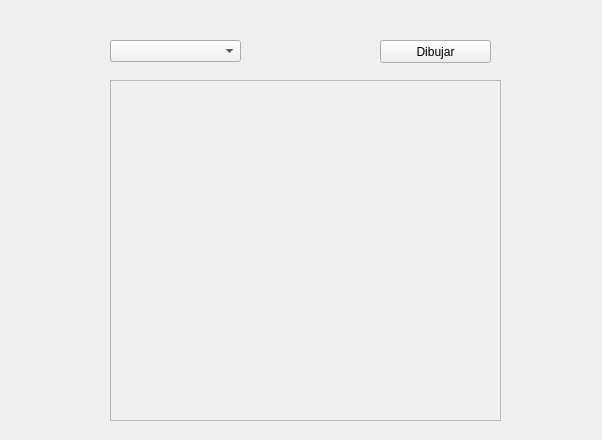
<?xml version="1.0" encoding="UTF-8"?>
<ui version="4.0">
 <class>ventanG</class>
 <widget class="QMainWindow" name="ventanG">
  <property name="geometry">
   <rect>
    <x>0</x>
    <y>0</y>
    <width>602</width>
    <height>440</height>
   </rect>
  </property>
  <property name="windowTitle">
   <string>MainWindow</string>
  </property>
  <widget class="QWidget" name="centralwidget">
   <widget class="QFrame" name="frame_2">
    <property name="geometry">
     <rect>
      <x>110</x>
      <y>80</y>
      <width>391</width>
      <height>341</height>
     </rect>
    </property>
    <property name="frameShape">
     <enum>QFrame::StyledPanel</enum>
    </property>
    <property name="frameShadow">
     <enum>QFrame::Raised</enum>
    </property>
   </widget>
   <widget class="QComboBox" name="comboBox">
    <property name="geometry">
     <rect>
      <x>110</x>
      <y>40</y>
      <width>131</width>
      <height>22</height>
     </rect>
    </property>
   </widget>
   <widget class="QPushButton" name="boton_dibujar">
    <property name="geometry">
     <rect>
      <x>380</x>
      <y>40</y>
      <width>111</width>
      <height>23</height>
     </rect>
    </property>
    <property name="text">
     <string>Dibujar</string>
    </property>
   </widget>
  </widget>
 </widget>
 <resources/>
 <connections/>
</ui>
